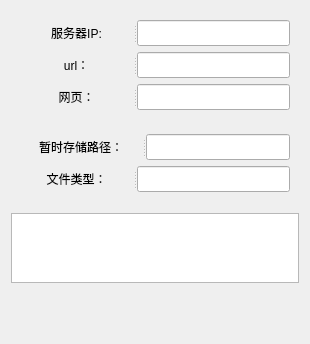
<?xml version="1.0" encoding="UTF-8"?>
<ui version="4.0">
 <class>SetData</class>
 <widget class="QWidget" name="SetData">
  <property name="geometry">
   <rect>
    <x>0</x>
    <y>0</y>
    <width>310</width>
    <height>344</height>
   </rect>
  </property>
  <property name="windowTitle">
   <string>Form</string>
  </property>
  <layout class="QVBoxLayout" name="verticalLayout_3">
   <item>
    <widget class="QWidget" name="serverwidget" native="true">
     <layout class="QVBoxLayout" name="verticalLayout">
      <item>
       <widget class="QSplitter" name="splitter_3">
        <property name="orientation">
         <enum>Qt::Horizontal</enum>
        </property>
        <widget class="QPushButton" name="IPButton">
         <property name="text">
          <string>服务器IP:</string>
         </property>
         <property name="autoDefault">
          <bool>true</bool>
         </property>
         <property name="flat">
          <bool>true</bool>
         </property>
        </widget>
        <widget class="QLineEdit" name="IPEdit"/>
       </widget>
      </item>
      <item>
       <widget class="QSplitter" name="urlsplitter">
        <property name="orientation">
         <enum>Qt::Horizontal</enum>
        </property>
        <widget class="QPushButton" name="urlButton">
         <property name="sizePolicy">
          <sizepolicy hsizetype="Ignored" vsizetype="Fixed">
           <horstretch>0</horstretch>
           <verstretch>0</verstretch>
          </sizepolicy>
         </property>
         <property name="text">
          <string>url：</string>
         </property>
         <property name="autoDefault">
          <bool>true</bool>
         </property>
         <property name="flat">
          <bool>true</bool>
         </property>
        </widget>
        <widget class="QLineEdit" name="urlEdit"/>
       </widget>
      </item>
      <item>
       <widget class="QSplitter" name="httpsplitter">
        <property name="orientation">
         <enum>Qt::Horizontal</enum>
        </property>
        <widget class="QPushButton" name="httpButton">
         <property name="sizePolicy">
          <sizepolicy hsizetype="Ignored" vsizetype="Fixed">
           <horstretch>0</horstretch>
           <verstretch>0</verstretch>
          </sizepolicy>
         </property>
         <property name="text">
          <string>网页：</string>
         </property>
         <property name="autoDefault">
          <bool>true</bool>
         </property>
         <property name="flat">
          <bool>true</bool>
         </property>
        </widget>
        <widget class="QLineEdit" name="httpEdit"/>
       </widget>
      </item>
     </layout>
    </widget>
   </item>
   <item>
    <widget class="QWidget" name="filewidget" native="true">
     <layout class="QVBoxLayout" name="verticalLayout_2">
      <item>
       <widget class="QSplitter" name="splitter">
        <property name="orientation">
         <enum>Qt::Horizontal</enum>
        </property>
        <widget class="QPushButton" name="routeButton">
         <property name="text">
          <string>暂时存储路径：</string>
         </property>
         <property name="autoDefault">
          <bool>true</bool>
         </property>
         <property name="flat">
          <bool>true</bool>
         </property>
        </widget>
        <widget class="QLineEdit" name="routeEdit"/>
       </widget>
      </item>
      <item>
       <widget class="QSplitter" name="splitter_2">
        <property name="orientation">
         <enum>Qt::Horizontal</enum>
        </property>
        <widget class="QPushButton" name="typeButton">
         <property name="text">
          <string>文件类型：</string>
         </property>
         <property name="autoDefault">
          <bool>true</bool>
         </property>
         <property name="flat">
          <bool>true</bool>
         </property>
        </widget>
        <widget class="QLineEdit" name="typeEdit"/>
       </widget>
      </item>
     </layout>
    </widget>
   </item>
   <item>
    <widget class="QWidget" name="widget" native="true"/>
   </item>
   <item>
    <widget class="QTextBrowser" name="textBrowser"/>
   </item>
   <item>
    <spacer name="verticalSpacer">
     <property name="orientation">
      <enum>Qt::Vertical</enum>
     </property>
     <property name="sizeHint" stdset="0">
      <size>
       <width>20</width>
       <height>171</height>
      </size>
     </property>
    </spacer>
   </item>
  </layout>
 </widget>
 <resources/>
 <connections/>
</ui>
